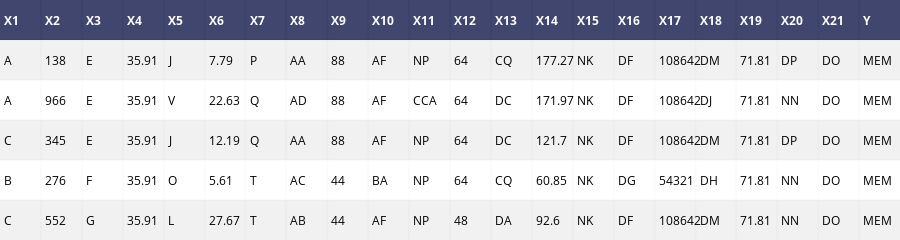

Source (notebook cell):
### Code cell
#Plot CSV
df = pd.read_csv(output_path)

sample_data_table = FF.create_table(df.head())
py.iplot(sample_data_table, filename='sample-data-table')

trace1 = go.Scatter(
                    x=df['x'], y=df['logx'], # Data
                    mode='lines', name='logx' # Additional options
                   )
trace2 = go.Scatter(x=df['x'], y=df['sinx'], mode='lines', name='sinx' )
trace3 = go.Scatter(x=df['x'], y=df['cosx'], mode='lines', name='cosx')

layout = go.Layout(title='Simple Plot from csv data',
                   plot_bgcolor='rgb(230, 230,230)')

fig = go.Figure(data=[trace1, trace2, trace3], layout=layout)

# Plot data in the notebook
py.iplot(fig, filename='simple-plot-from-csv')

### Figure 1 — Plotly figure (JSON) as saved in the notebook; plotly's stock layout.template omitted (floating-point values rounded to 4 significant figures; data arrays with more than 128 entries replaced by an {"elided": "..."} marker saying what was removed)
{"data": [{"colorscale": [[0, "#00083e"], [0.5, "#ededee"], [1, "#ffffff"]], "hoverinfo": "none", "opacity": 0.75, "showscale": false, "type": "heatmap", "z": {"elided": "6x22 float values"}}], "layout": {"annotations": [{"align": "left", "font": {"color": "#ffffff"}, "showarrow": false, "text": "<b>X1</b>", "x": -0.45, "xanchor": "left", "xref": "x1", "y": 0, "yref": "y1"}, {"align": "left", "font": {"color": "#ffffff"}, "showarrow": false, "text": "<b>X2</b>", "x": 0.55, "xanchor": "left", "xref": "x1", "y": 0, "yref": "y1"}, {"align": "left", "font": {"color": "#ffffff"}, "showarrow": false, "text": "<b>X3</b>", "x": 1.55, "xanchor": "left", "xref": "x1", "y": 0, "yref": "y1"}, {"align": "left", "font": {"color": "#ffffff"}, "showarrow": false, "text": "<b>X4</b>", "x": 2.55, "xanchor": "left", "xref": "x1", "y": 0, "yref": "y1"}, {"align": "left", "font": {"color": "#ffffff"}, "showarrow": false, "text": "<b>X5</b>", "x": 3.55, "xanchor": "left", "xref": "x1", "y": 0, "yref": "y1"}, {"align": "left", "font": {"color": "#ffffff"}, "showarrow": false, "text": "<b>X6</b>", "x": 4.55, "xanchor": "left", "xref": "x1", "y": 0, "yref": "y1"}, {"align": "left", "font": {"color": "#ffffff"}, "showarrow": false, "text": "<b>X7</b>", "x": 5.55, "xanchor": "left", "xref": "x1", "y": 0, "yref": "y1"}, {"align": "left", "font": {"color": "#ffffff"}, "showarrow": false, "text": "<b>X8</b>", "x": 6.55, "xanchor": "left", "xref": "x1", "y": 0, "yref": "y1"}, {"align": "left", "font": {"color": "#ffffff"}, "showarrow": false, "text": "<b>X9</b>", "x": 7.55, "xanchor": "left", "xref": "x1", "y": 0, "yref": "y1"}, {"align": "left", "font": {"color": "#ffffff"}, "showarrow": false, "text": "<b>X10</b>", "x": 8.55, "xanchor": "left", "xref": "x1", "y": 0, "yref": "y1"}, {"align": "left", "font": {"color": "#ffffff"}, "showarrow": false, "text": "<b>X11</b>", "x": 9.55, "xanchor": "left", "xref": "x1", "y": 0, "yref": "y1"}, {"align": "left", "font": {"color": "#ffffff"}, "showarrow": false, "text": "<b>X12</b>", "x": 10.55, "xanchor": "left", "xref": "x1", "y": 0, "yref": "y1"}, {"align": "left", "font": {"color": "#ffffff"}, "showarrow": false, "text": "<b>X13</b>", "x": 11.55, "xanchor": "left", "xref": "x1", "y": 0, "yref": "y1"}, {"align": "left", "font": {"color": "#ffffff"}, "showarrow": false, "text": "<b>X14</b>", "x": 12.55, "xanchor": "left", "xref": "x1", "y": 0, "yref": "y1"}, {"align": "left", "font": {"color": "#ffffff"}, "showarrow": false, "text": "<b>X15</b>", "x": 13.55, "xanchor": "left", "xref": "x1", "y": 0, "yref": "y1"}, {"align": "left", "font": {"color": "#ffffff"}, "showarrow": false, "text": "<b>X16</b>", "x": 14.55, "xanchor": "left", "xref": "x1", "y": 0, "yref": "y1"}, {"align": "left", "font": {"color": "#ffffff"}, "showarrow": false, "text": "<b>X17</b>", "x": 15.55, "xanchor": "left", "xref": "x1", "y": 0, "yref": "y1"}, {"align": "left", "font": {"color": "#ffffff"}, "showarrow": false, "text": "<b>X18</b>", "x": 16.55, "xanchor": "left", "xref": "x1", "y": 0, "yref": "y1"}, {"align": "left", "font": {"color": "#ffffff"}, "showarrow": false, "text": "<b>X19</b>", "x": 17.55, "xanchor": "left", "xref": "x1", "y": 0, "yref": "y1"}, {"align": "left", "font": {"color": "#ffffff"}, "showarrow": false, "text": "<b>X20</b>", "x": 18.55, "xanchor": "left", "xref": "x1", "y": 0, "yref": "y1"}, {"align": "left", "font": {"color": "#ffffff"}, "showarrow": false, "text": "<b>X21</b>", "x": 19.55, "xanchor": "left", "xref": "x1", "y": 0, "yref": "y1"}, {"align": "left", "font": {"color": "#ffffff"}, "showarrow": false, "text": "<b>Y</b>", "x": 20.55, "xanchor": "left", "xref": "x1", "y": 0, "yref": "y1"}, {"align": "left", "font": {"color": "#000000"}, "showarrow": false, "text": "A", "x": -0.45, "xanchor": "left", "xref": "x1", "y": 1, "yref": "y1"}, {"align": "left", "font": {"color": "#000000"}, "showarrow": false, "text": "138", "x": 0.55, "xanchor": "left", "xref": "x1", "y": 1, "yref": "y1"}, {"align": "left", "font": {"color": "#000000"}, "showarrow": false, "text": "E", "x": 1.55, "xanchor": "left", "xref": "x1", "y": 1, "yref": "y1"}, {"align": "left", "font": {"color": "#000000"}, "showarrow": false, "text": "35.91", "x": 2.55, "xanchor": "left", "xref": "x1", "y": 1, "yref": "y1"}, {"align": "left", "font": {"color": "#000000"}, "showarrow": false, "text": "J", "x": 3.55, "xanchor": "left", "xref": "x1", "y": 1, "yref": "y1"}, {"align": "left", "font": {"color": "#000000"}, "showarrow": false, "text": "7.79", "x": 4.55, "xanchor": "left", "xref": "x1", "y": 1, "yref": "y1"}, {"align": "left", "font": {"color": "#000000"}, "showarrow": false, "text": "P", "x": 5.55, "xanchor": "left", "xref": "x1", "y": 1, "yref": "y1"}, {"align": "left", "font": {"color": "#000000"}, "showarrow": false, "text": "AA", "x": 6.55, "xanchor": "left", "xref": "x1", "y": 1, "yref": "y1"}, {"align": "left", "font": {"color": "#000000"}, "showarrow": false, "text": "88", "x": 7.55, "xanchor": "left", "xref": "x1", "y": 1, "yref": "y1"}, {"align": "left", "font": {"color": "#000000"}, "showarrow": false, "text": "AF", "x": 8.55, "xanchor": "left", "xref": "x1", "y": 1, "yref": "y1"}, {"align": "left", "font": {"color": "#000000"}, "showarrow": false, "text": "NP", "x": 9.55, "xanchor": "left", "xref": "x1", "y": 1, "yref": "y1"}, {"align": "left", "font": {"color": "#000000"}, "showarrow": false, "text": "64", "x": 10.55, "xanchor": "left", "xref": "x1", "y": 1, "yref": "y1"}, {"align": "left", "font": {"color": "#000000"}, "showarrow": false, "text": "CQ", "x": 11.55, "xanchor": "left", "xref": "x1", "y": 1, "yref": "y1"}, {"align": "left", "font": {"color": "#000000"}, "showarrow": false, "text": "177.27", "x": 12.55, "xanchor": "left", "xref": "x1", "y": 1, "yref": "y1"}, {"align": "left", "font": {"color": "#000000"}, "showarrow": false, "text": "NK", "x": 13.55, "xanchor": "left", "xref": "x1", "y": 1, "yref": "y1"}, {"align": "left", "font": {"color": "#000000"}, "showarrow": false, "text": "DF", "x": 14.55, "xanchor": "left", "xref": "x1", "y": 1, "yref": "y1"}, {"align": "left", "font": {"color": "#000000"}, "showarrow": false, "text": "108642", "x": 15.55, "xanchor": "left", "xref": "x1", "y": 1, "yref": "y1"}, {"align": "left", "font": {"color": "#000000"}, "showarrow": false, "text": "DM", "x": 16.55, "xanchor": "left", "xref": "x1", "y": 1, "yref": "y1"}, {"align": "left", "font": {"color": "#000000"}, "showarrow": false, "text": "71.81", "x": 17.55, "xanchor": "left", "xref": "x1", "y": 1, "yref": "y1"}, {"align": "left", "font": {"color": "#000000"}, "showarrow": false, "text": "DP", "x": 18.55, "xanchor": "left", "xref": "x1", "y": 1, "yref": "y1"}, {"align": "left", "font": {"color": "#000000"}, "showarrow": false, "text": "DO", "x": 19.55, "xanchor": "left", "xref": "x1", "y": 1, "yref": "y1"}, {"align": "left", "font": {"color": "#000000"}, "showarrow": false, "text": "MEM", "x": 20.55, "xanchor": "left", "xref": "x1", "y": 1, "yref": "y1"}, {"align": "left", "font": {"color": "#000000"}, "showarrow": false, "text": "A", "x": -0.45, "xanchor": "left", "xref": "x1", "y": 2, "yref": "y1"}, {"align": "left", "font": {"color": "#000000"}, "showarrow": false, "text": "966", "x": 0.55, "xanchor": "left", "xref": "x1", "y": 2, "yref": "y1"}, {"align": "left", "font": {"color": "#000000"}, "showarrow": false, "text": "E", "x": 1.55, "xanchor": "left", "xref": "x1", "y": 2, "yref": "y1"}, {"align": "left", "font": {"color": "#000000"}, "showarrow": false, "text": "35.91", "x": 2.55, "xanchor": "left", "xref": "x1", "y": 2, "yref": "y1"}, {"align": "left", "font": {"color": "#000000"}, "showarrow": false, "text": "V", "x": 3.55, "xanchor": "left", "xref": "x1", "y": 2, "yref": "y1"}, {"align": "left", "font": {"color": "#000000"}, "showarrow": false, "text": "22.63", "x": 4.55, "xanchor": "left", "xref": "x1", "y": 2, "yref": "y1"}, {"align": "left", "font": {"color": "#000000"}, "showarrow": false, "text": "Q", "x": 5.55, "xanchor": "left", "xref": "x1", "y": 2, "yref": "y1"}, {"align": "left", "font": {"color": "#000000"}, "showarrow": false, "text": "AD", "x": 6.55, "xanchor": "left", "xref": "x1", "y": 2, "yref": "y1"}, {"align": "left", "font": {"color": "#000000"}, "showarrow": false, "text": "88", "x": 7.55, "xanchor": "left", "xref": "x1", "y": 2, "yref": "y1"}, {"align": "left", "font": {"color": "#000000"}, "showarrow": false, "text": "AF", "x": 8.55, "xanchor": "left", "xref": "x1", "y": 2, "yref": "y1"}, {"align": "left", "font": {"color": "#000000"}, "showarrow": false, "text": "CCA", "x": 9.55, "xanchor": "left", "xref": "x1", "y": 2, "yref": "y1"}, {"align": "left", "font": {"color": "#000000"}, "showarrow": false, "text": "64", "x": 10.55, "xanchor": "left", "xref": "x1", "y": 2, "yref": "y1"}, {"align": "left", "font": {"color": "#000000"}, "showarrow": false, "text": "DC", "x": 11.55, "xanchor": "left", "xref": "x1", "y": 2, "yref": "y1"}, {"align": "left", "font": {"color": "#000000"}, "showarrow": false, "text": "171.97", "x": 12.55, "xanchor": "left", "xref": "x1", "y": 2, "yref": "y1"}, {"align": "left", "font": {"color": "#000000"}, "showarrow": false, "text": "NK", "x": 13.55, "xanchor": "left", "xref": "x1", "y": 2, "yref": "y1"}, {"align": "left", "font": {"color": "#000000"}, "showarrow": false, "text": "DF", "x": 14.55, "xanchor": "left", "xref": "x1", "y": 2, "yref": "y1"}, {"align": "left", "font": {"color": "#000000"}, "showarrow": false, "text": "108642", "x": 15.55, "xanchor": "left", "xref": "x1", "y": 2, "yref": "y1"}, {"align": "left", "font": {"color": "#000000"}, "showarrow": false, "text": "DJ", "x": 16.55, "xanchor": "left", "xref": "x1", "y": 2, "yref": "y1"}, {"align": "left", "font": {"color": "#000000"}, "showarrow": false, "text": "71.81", "x": 17.55, "xanchor": "left", "xref": "x1", "y": 2, "yref": "y1"}, {"align": "left", "font": {"color": "#000000"}, "showarrow": false, "text": "NN", "x": 18.55, "xanchor": "left", "xref": "x1", "y": 2, "yref": "y1"}, {"align": "left", "font": {"color": "#000000"}, "showarrow": false, "text": "DO", "x": 19.55, "xanchor": "left", "xref": "x1", "y": 2, "yref": "y1"}, {"align": "left", "font": {"color": "#000000"}, "showarrow": false, "text": "MEM", "x": 20.55, "xanchor": "left", "xref": "x1", "y": 2, "yref": "y1"}, {"align": "left", "font": {"color": "#000000"}, "showarrow": false, "text": "C", "x": -0.45, "xanchor": "left", "xref": "x1", "y": 3, "yref": "y1"}, {"align": "left", "font": {"color": "#000000"}, "showarrow": false, "text": "345", "x": 0.55, "xanchor": "left", "xref": "x1", "y": 3, "yref": "y1"}, {"align": "left", "font": {"color": "#000000"}, "showarrow": false, "text": "E", "x": 1.55, "xanchor": "left", "xref": "x1", "y": 3, "yref": "y1"}, {"align": "left", "font": {"color": "#000000"}, "showarrow": false, "text": "35.91", "x": 2.55, "xanchor": "left", "xref": "x1", "y": 3, "yref": "y1"}, {"align": "left", "font": {"color": "#000000"}, "showarrow": false, "text": "J", "x": 3.55, "xanchor": "left", "xref": "x1", "y": 3, "yref": "y1"}, {"align": "left", "font": {"color": "#000000"}, "showarrow": false, "text": "12.19", "x": 4.55, "xanchor": "left", "xref": "x1", "y": 3, "yref": "y1"}, {"align": "left", "font": {"color": "#000000"}, "showarrow": false, "text": "Q", "x": 5.55, "xanchor": "left", "xref": "x1", "y": 3, "yref": "y1"}, {"align": "left", "font": {"color": "#000000"}, "showarrow": false, "text": "AA", "x": 6.55, "xanchor": "left", "xref": "x1", "y": 3, "yref": "y1"}, {"align": "left", "font": {"color": "#000000"}, "showarrow": false, "text": "88", "x": 7.55, "xanchor": "left", "xref": "x1", "y": 3, "yref": "y1"}, {"align": "left", "font": {"color": "#000000"}, "showarrow": false, "text": "AF", "x": 8.55, "xanchor": "left", "xref": "x1", "y": 3, "yref": "y1"}, {"align": "left", "font": {"color": "#000000"}, "showarrow": false, "text": "NP", "x": 9.55, "xanchor": "left", "xref": "x1", "y": 3, "yref": "y1"}, {"align": "left", "font": {"color": "#000000"}, "showarrow": false, "text": "64", "x": 10.55, "xanchor": "left", "xref": "x1", "y": 3, "yref": "y1"}, {"align": "left", "font": {"color": "#000000"}, "showarrow": false, "text": "DC", "x": 11.55, "xanchor": "left", "xref": "x1", "y": 3, "yref": "y1"}, {"align": "left", "font": {"color": "#000000"}, "showarrow": false, "text": "121.7", "x": 12.55, "xanchor": "left", "xref": "x1", "y": 3, "yref": "y1"}, {"align": "left", "font": {"color": "#000000"}, "showarrow": false, "text": "NK", "x": 13.55, "xanchor": "left", "xref": "x1", "y": 3, "yref": "y1"}, {"align": "left", "font": {"color": "#000000"}, "showarrow": false, "text": "DF", "x": 14.55, "xanchor": "left", "xref": "x1", "y": 3, "yref": "y1"}, {"align": "left", "font": {"color": "#000000"}, "showarrow": false, "text": "108642", "x": 15.55, "xanchor": "left", "xref": "x1", "y": 3, "yref": "y1"}, {"align": "left", "font": {"color": "#000000"}, "showarrow": false, "text": "DM", "x": 16.55, "xanchor": "left", "xref": "x1", "y": 3, "yref": "y1"}, {"align": "left", "font": {"color": "#000000"}, "showarrow": false, "text": "71.81", "x": 17.55, "xanchor": "left", "xref": "x1", "y": 3, "yref": "y1"}, {"align": "left", "font": {"color": "#000000"}, "showarrow": false, "text": "DP", "x": 18.55, "xanchor": "left", "xref": "x1", "y": 3, "yref": "y1"}, {"align": "left", "font": {"color": "#000000"}, "showarrow": false, "text": "DO", "x": 19.55, "xanchor": "left", "xref": "x1", "y": 3, "yref": "y1"}, {"align": "left", "font": {"color": "#000000"}, "showarrow": false, "text": "MEM", "x": 20.55, "xanchor": "left", "xref": "x1", "y": 3, "yref": "y1"}, {"align": "left", "font": {"color": "#000000"}, "showarrow": false, "text": "B", "x": -0.45, "xanchor": "left", "xref": "x1", "y": 4, "yref": "y1"}, {"align": "left", "font": {"color": "#000000"}, "showarrow": false, "text": "276", "x": 0.55, "xanchor": "left", "xref": "x1", "y": 4, "yref": "y1"}, {"align": "left", "font": {"color": "#000000"}, "showarrow": false, "text": "F", "x": 1.55, "xanchor": "left", "xref": "x1", "y": 4, "yref": "y1"}, {"align": "left", "font": {"color": "#000000"}, "showarrow": false, "text": "35.91", "x": 2.55, "xanchor": "left", "xref": "x1", "y": 4, "yref": "y1"}, {"align": "left", "font": {"color": "#000000"}, "showarrow": false, "text": "O", "x": 3.55, "xanchor": "left", "xref": "x1", "y": 4, "yref": "y1"}, {"align": "left", "font": {"color": "#000000"}, "showarrow": false, "text": "5.61", "x": 4.55, "xanchor": "left", "xref": "x1", "y": 4, "yref": "y1"}, {"align": "left", "font": {"color": "#000000"}, "showarrow": false, "text": "T", "x": 5.55, "xanchor": "left", "xref": "x1", "y": 4, "yref": "y1"}, {"align": "left", "font": {"color": "#000000"}, "showarrow": false, "text": "AC", "x": 6.55, "xanchor": "left", "xref": "x1", "y": 4, "yref": "y1"}, {"align": "left", "font": {"color": "#000000"}, "showarrow": false, "text": "44", "x": 7.55, "xanchor": "left", "xref": "x1", "y": 4, "yref": "y1"}, {"align": "left", "font": {"color": "#000000"}, "showarrow": false, "text": "BA", "x": 8.55, "xanchor": "left", "xref": "x1", "y": 4, "yref": "y1"}, {"align": "left", "font": {"color": "#000000"}, "showarrow": false, "text": "NP", "x": 9.55, "xanchor": "left", "xref": "x1", "y": 4, "yref": "y1"}, {"align": "left", "font": {"color": "#000000"}, "showarrow": false, "text": "64", "x": 10.55, "xanchor": "left", "xref": "x1", "y": 4, "yref": "y1"}, {"align": "left", "font": {"color": "#000000"}, "showarrow": false, "text": "CQ", "x": 11.55, "xanchor": "left", "xref": "x1", "y": 4, "yref": "y1"}, {"align": "left", "font": {"color": "#000000"}, "showarrow": false, "text": "60.85", "x": 12.55, "xanchor": "left", "xref": "x1", "y": 4, "yref": "y1"}, {"align": "left", "font": {"color": "#000000"}, "showarrow": false, "text": "NK", "x": 13.55, "xanchor": "left", "xref": "x1", "y": 4, "yref": "y1"}, {"align": "left", "font": {"color": "#000000"}, "showarrow": false, "text": "DG", "x": 14.55, "xanchor": "left", "xref": "x1", "y": 4, "yref": "y1"}, {"align": "left", "font": {"color": "#000000"}, "showarrow": false, "text": "54321", "x": 15.55, "xanchor": "left", "xref": "x1", "y": 4, "yref": "y1"}, {"align": "left", "font": {"color": "#000000"}, "showarrow": false, "text": "DH", "x": 16.55, "xanchor": "left", "xref": "x1", "y": 4, "yref": "y1"}, {"align": "left", "font": {"color": "#000000"}, "showarrow": false, "text": "71.81", "x": 17.55, "xanchor": "left", "xref": "x1", "y": 4, "yref": "y1"}, {"align": "left", "font": {"color": "#000000"}, "showarrow": false, "text": "NN", "x": 18.55, "xanchor": "left", "xref": "x1", "y": 4, "yref": "y1"}, {"align": "left", "font": {"color": "#000000"}, "showarrow": false, "text": "DO", "x": 19.55, "xanchor": "left", "xref": "x1", "y": 4, "yref": "y1"}, {"align": "left", "font": {"color": "#000000"}, "showarrow": false, "text": "MEM", "x": 20.55, "xanchor": "left", "xref": "x1", "y": 4, "yref": "y1"}, {"align": "left", "font": {"color": "#000000"}, "showarrow": false, "text": "C", "x": -0.45, "xanchor": "left", "xref": "x1", "y": 5, "yref": "y1"}, {"align": "left", "font": {"color": "#000000"}, "showarrow": false, "text": "552", "x": 0.55, "xanchor": "left", "xref": "x1", "y": 5, "yref": "y1"}, {"align": "left", "font": {"color": "#000000"}, "showarrow": false, "text": "G", "x": 1.55, "xanchor": "left", "xref": "x1", "y": 5, "yref": "y1"}, {"align": "left", "font": {"color": "#000000"}, "showarrow": false, "text": "35.91", "x": 2.55, "xanchor": "left", "xref": "x1", "y": 5, "yref": "y1"}, {"align": "left", "font": {"color": "#000000"}, "showarrow": false, "text": "L", "x": 3.55, "xanchor": "left", "xref": "x1", "y": 5, "yref": "y1"}, {"align": "left", "font": {"color": "#000000"}, "showarrow": false, "text": "27.67", "x": 4.55, "xanchor": "left", "xref": "x1", "y": 5, "yref": "y1"}, {"align": "left", "font": {"color": "#000000"}, "showarrow": false, "text": "T", "x": 5.55, "xanchor": "left", "xref": "x1", "y": 5, "yref": "y1"}, {"align": "left", "font": {"color": "#000000"}, "showarrow": false, "text": "AB", "x": 6.55, "xanchor": "left", "xref": "x1", "y": 5, "yref": "y1"}, {"align": "left", "font": {"color": "#000000"}, "showarrow": false, "text": "44", "x": 7.55, "xanchor": "left", "xref": "x1", "y": 5, "yref": "y1"}, {"align": "left", "font": {"color": "#000000"}, "showarrow": false, "text": "AF", "x": 8.55, "xanchor": "left", "xref": "x1", "y": 5, "yref": "y1"}, {"align": "left", "font": {"color": "#000000"}, "showarrow": false, "text": "NP", "x": 9.55, "xanchor": "left", "xref": "x1", "y": 5, "yref": "y1"}, {"align": "left", "font": {"color": "#000000"}, "showarrow": false, "text": "48", "x": 10.55, "xanchor": "left", "xref": "x1", "y": 5, "yref": "y1"}, {"align": "left", "font": {"color": "#000000"}, "showarrow": false, "text": "DA", "x": 11.55, "xanchor": "left", "xref": "x1", "y": 5, "yref": "y1"}, {"align": "left", "font": {"color": "#000000"}, "showarrow": false, "text": "92.6", "x": 12.55, "xanchor": "left", "xref": "x1", "y": 5, "yref": "y1"}, {"align": "left", "font": {"color": "#000000"}, "showarrow": false, "text": "NK", "x": 13.55, "xanchor": "left", "xref": "x1", "y": 5, "yref": "y1"}, {"align": "left", "font": {"color": "#000000"}, "showarrow": false, "text": "DF", "x": 14.55, "xanchor": "left", "xref": "x1", "y": 5, "yref": "y1"}, {"align": "left", "font": {"color": "#000000"}, "showarrow": false, "text": "108642", "x": 15.55, "xanchor": "left", "xref": "x1", "y": 5, "yref": "y1"}, {"align": "left", "font": {"color": "#000000"}, "showarrow": false, "text": "DM", "x": 16.55, "xanchor": "left", "xref": "x1", "y": 5, "yref": "y1"}, {"align": "left", "font": {"color": "#000000"}, "showarrow": false, "text": "71.81", "x": 17.55, "xanchor": "left", "xref": "x1", "y": 5, "yref": "y1"}, {"align": "left", "font": {"color": "#000000"}, "showarrow": false, "text": "NN", "x": 18.55, "xanchor": "left", "xref": "x1", "y": 5, "yref": "y1"}, {"align": "left", "font": {"color": "#000000"}, "showarrow": false, "text": "DO", "x": 19.55, "xanchor": "left", "xref": "x1", "y": 5, "yref": "y1"}, {"align": "left", "font": {"color": "#000000"}, "showarrow": false, "text": "MEM", "x": 20.55, "xanchor": "left", "xref": "x1", "y": 5, "yref": "y1"}], "height": 230, "margin": {"b": 0, "l": 0, "r": 0, "t": 0}, "xaxis": {"dtick": 1, "gridwidth": 2, "showticklabels": false, "tick0": -0.5, "ticks": "", "zeroline": false}, "yaxis": {"autorange": "reversed", "dtick": 1, "gridwidth": 2, "showticklabels": false, "tick0": 0.5, "ticks": "", "zeroline": false}}}
